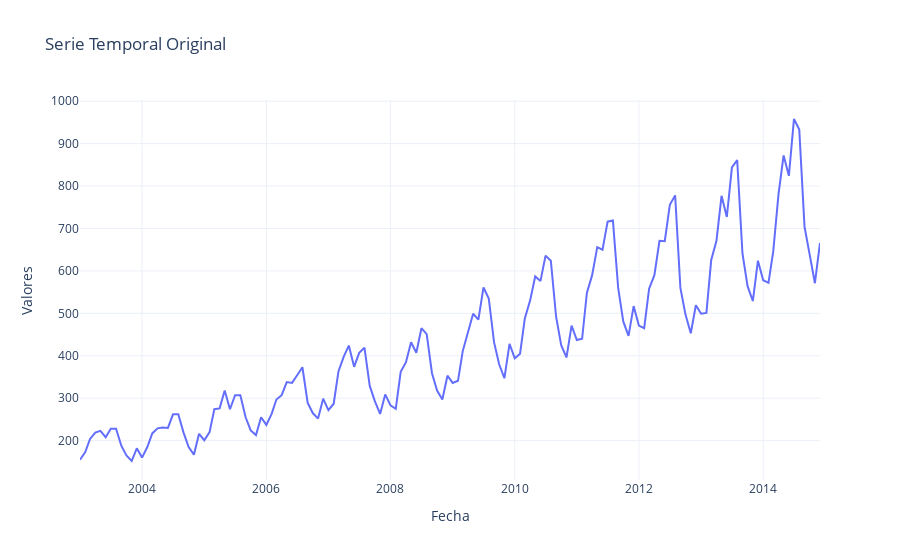

Here is the notebook cell this chart was saved with:
### Code cell
# visualizamos a ver si tenemos tendencia en nuestros datos
analisis_st.graficar_serie()

### Figure 1 — Plotly figure (JSON) as saved in the notebook; plotly's stock layout.template omitted (floating-point values rounded to 4 significant figures; data arrays with more than 128 entries replaced by an {"elided": "..."} marker saying what was removed)
{"data": [{"hovertemplate": "Fecha=%{x}<br>Valores=%{y}<extra></extra>", "legendgroup": "", "line": {"color": "#636efa", "dash": "solid"}, "marker": {"symbol": "circle"}, "mode": "lines", "name": "", "orientation": "v", "showlegend": false, "type": "scatter", "x": {"elided": "144 str values"}, "xaxis": "x", "y": {"elided": "144 int values"}, "yaxis": "y"}], "layout": {"legend": {"tracegroupgap": 0}, "title": {"text": "Serie Temporal Original"}, "xaxis": {"anchor": "y", "domain": [0, 1], "title": {"text": "Fecha"}}, "yaxis": {"anchor": "x", "domain": [0, 1], "title": {"text": "Valores"}}}}
